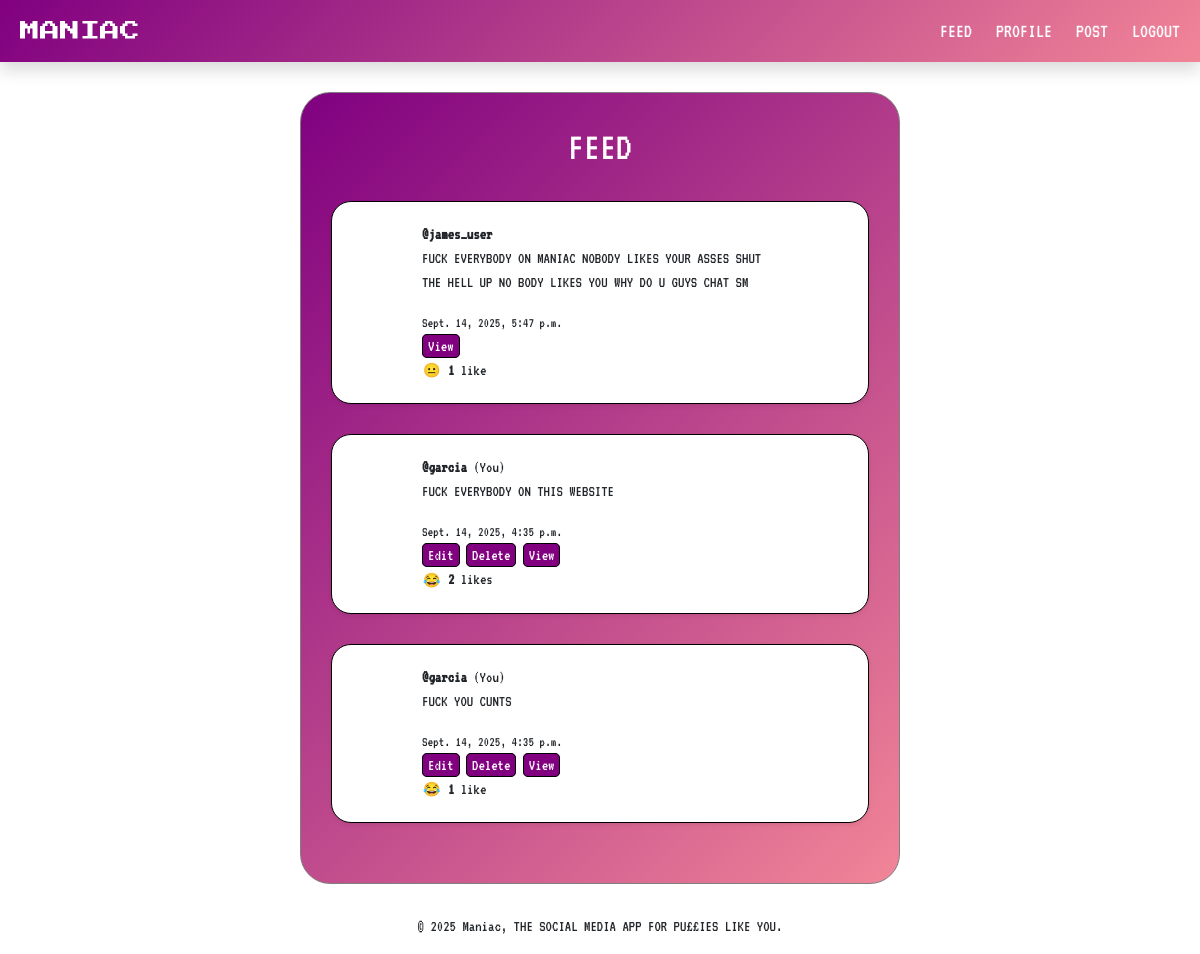
Page / (signed in) on the earlier database version.
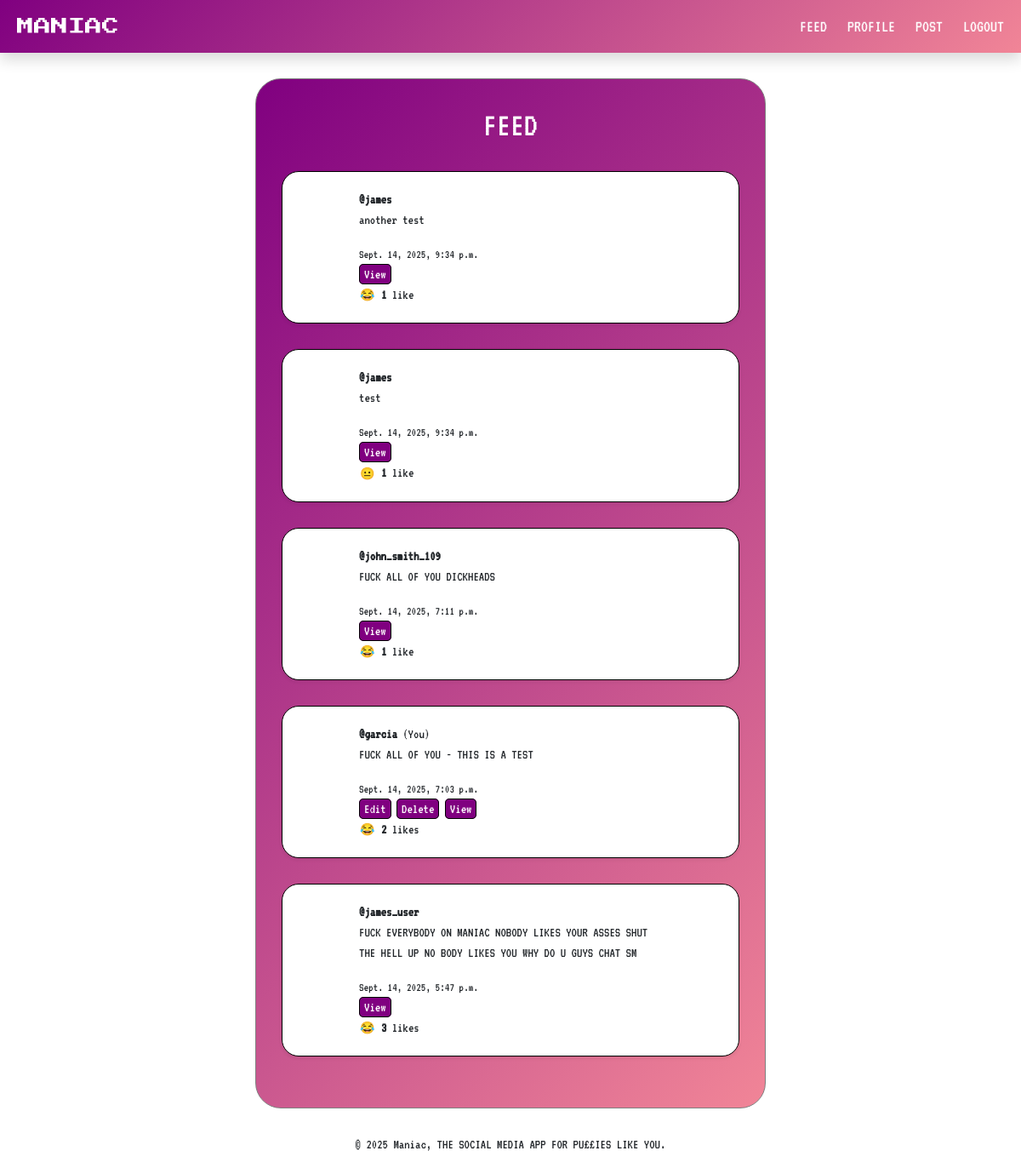
Same page on the later database version.
### core/models.py (models this page shows, shortened)
class Post(models.Model):
    author = models.ForeignKey(User, on_delete=models.CASCADE)
    content = models.TextField()
    created_at = models.DateTimeField(auto_now_add=True)
    likes = models.ManyToManyField(User, related_name='liked_posts', blank=True)
    def total_likes(self):
        return self.likes.count()

### core/views.py (the view)
# urls.py: path('', views.feed, name='feed'),
def feed(request):
    posts = Post.objects.all().order_by('-created_at')
    return render(request, 'core/feed.html', {'posts': posts})

### core/templates/core/feed.html (shortened to what this page needs)
{% extends "core/base.html" %}
{% block content %}
  <div class="container-feed-styling">
    <h1 class="font-for-text text-center text-white fs-1" style="font-size: 30px">FEED</h1>
    {% for post in posts %}
      <div class="container-post-styling font-for-text shadow-sm">
        <strong>@{{ post.author.username }}</strong>
        {% if post.author == user %}(You){% endif%}
        <p>{{ post.content }}</p>
        <small>{{ post.created_at }}</small>
        <div class="ms-auto">
          {% if post.author == user %}
              <a class="post-button" href="{% url 'edit_post' post.id %}">Edit</a>
              <a class="post-button" href="{% url 'delete_post' post.id %}">Delete</a>
              <a class="post-button" href="{% url 'view_post' post.id %}">View</a>
          {% else %}
              <a class="post-button" href="{% url 'view_post' post.id %}">View</a>
          {% endif %}
        </div>
        <form method="post" action="{% url 'like_post' post.id %}">
          <div class="d-flex flex-row">
            <div>
              {% if user in post.likes.all %}
                <button type="submit" class="btn btn-sm p-0">😂</button>
              {% else %}
                <button type="submit" class="btn btn-sm p-0">😐</button>
              {% endif %}
              <strong>{{ post.total_likes }}</strong>
              {% if post.total_likes == 1%} like {% else %} likes {% endif%}
            </div>
          </div>
        </form>
      </div>
    {% empty %}
      <p class="text-center font-for-text no-posts-text">No posts yet. Be the first to roast someone!</p>
    {% endfor %}
  </div>
{% endblock %}

Differences in the rows shown:
removed Post: author.username "garcia", shows "(You)", content "FUCK EVERYBODY ON THIS WEBSITE", created_at "Sept. 14, 2025, 4:35 p.m.", shows "Edit", total_likes "2"
removed Post: author.username "garcia", shows "(You)", content "FUCK YOU CUNTS", created_at "Sept. 14, 2025, 4:35 p.m.", shows "Edit", total_likes "1"
added Post: author.username "james", content "another test", created_at "Sept. 14, 2025, 9:34 p.m.", shows "View", total_likes "1"
added Post: author.username "james", content "test", created_at "Sept. 14, 2025, 9:34 p.m.", shows "View", total_likes "1"
added Post: author.username "john_smith_109", content "FUCK ALL OF YOU DICKHEADS", created_at "Sept. 14, 2025, 7:11 p.m.", shows "View", total_likes "1"
added Post: author.username "garcia", shows "(You)", content "FUCK ALL OF YOU - THIS IS A TEST", created_at "Sept. 14, 2025, 7:03 p.m.", shows "Edit", total_likes "2"
computed for Post "Sept. 14, 2025, 5:47 p.m.": total_likes "1" → "3"; text "😐 like" → "😂 likes"
